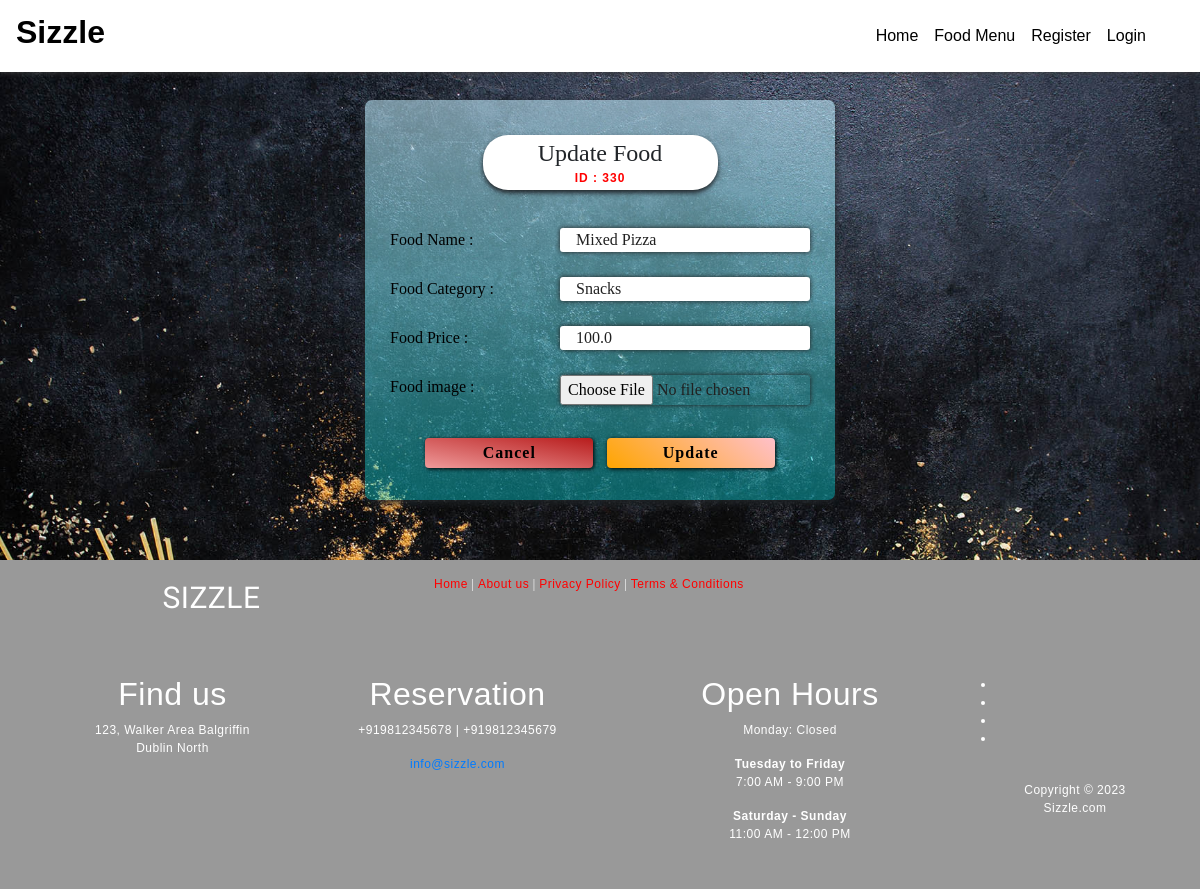
The page /getfood/33 on the database as committed earlier.
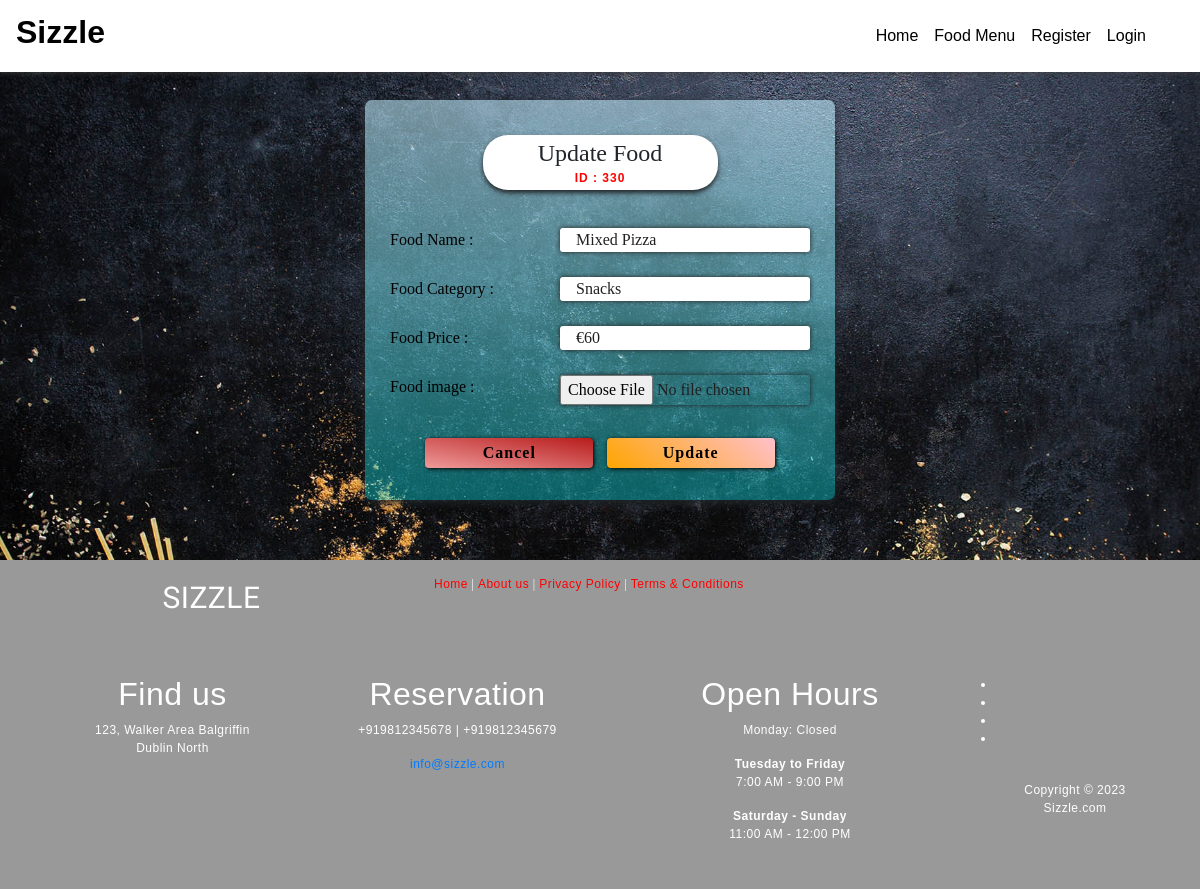
The same page on the database as committed later.
### Foodapp/models.py (models this page shows)
class Food(models.Model):
    FoodId = models.AutoField(primary_key=True)
    FoodName = models.CharField(max_length=30)
    FoodCat = models.CharField(max_length=30)
    FoodPrice = models.FloatField(max_length=15)
    FoodImage = models.ImageField(upload_to='media', default='')
    class Meta:
        db_table = "FP_Food"

### Foodapp/views.py (the view)
# urls.py: path('getfood/<int:FoodId>', views.getfood),
def getfood(request, FoodId):
    foods = Food.objects.get(FoodId=FoodId)
    return render(request, 'updatefood.html', {'f': foods})

### Templates/Foodapp/updatefood.html (shortened to what the changed rows need)
<!DOCTYPE html>
<html lang="en" dir="ltr">
  <head>
	{% load static %}
    <link rel="stylesheet" type="text/css" href="{% static 'css/imperial_style.css' %}" />
    <link rel="stylesheet" type="text/css" href="{% static 'css/master.css' %}" />
    <link rel="stylesheet" href="https://use.fontawesome.com/releases/v5.7.2/css/all.css">
    <link rel="stylesheet" href="https://use.fontawesome.com/releases/v5.3.1/css/all.css">
<link rel="stylesheet" href="https://stackpath.bootstrapcdn.com/bootstrap/4.4.1/css/bootstrap.min.css">
  </head>
    <nav class="navbar navbar-expand-lg navbar-light" style="position: fixed;width:100%;background-image: linear-gradient(180deg,#FFF,#FFF);box-shadow: 0px 0px 7px 0px #404040;">
      <a class="navbar-brand" href="/"><h2 style="color:black;font-family:sans-serif;font-weight:bolder;"><b>Sizzle</b></h2></a>
    </nav>
      <main>
        <center><div class="middle-admin-reg">
          <center ><legend style="margin-top:25px;box-shadow:0px 3px 5px;width:50%;background:white;border-radius:25px;font-family: 'Courgette', cursive;">Update Food<h5 style="font-size:50%;color:RED;padding-bottom:5px;letter-spacing:1px;"><b>ID : {{f.FoodId}}0</b></h5></legend></center>
          <div class="form-container">
            <form class="myform-container" enctype="multipart/form-data" action="/editfood/{{f.FoodId}}" method="post">{% csrf_token %}
            <span class="entry-box">Food Name : <input type="text" name="FoodName" value="{{f.FoodName}}"></span>
            <span class="entry-box">Food Category : <input type="text" name="FoodCat" value="{{f.FoodCat}}" required></span>
            <span class="entry-box">Food Price : <input type="tel" name="FoodPrice" maxlength="6"  value="{{f.FoodPrice}}" required></span>
            </form>
          </div>
        </div></center>
      </main>
    <footer id="footer" data-stellar-background-ratio="0.5" style="background-color:#999999">
        <div class="container">
            <div class="row">
                <div class="col-md-3 col-sm-8">
                    <div class="footer-info">
                        <div class="section-title">
                            <h2 class="wow fadeInUp" data-wow-delay="0.2s">Find us</h2>
                        </div>
                    </div>
                </div>
                <div class="col-md-3 col-sm-8">
                    <div class="footer-info">
                        <div class="section-title">
                            <h2 class="wow fadeInUp" data-wow-delay="0.2s">Reservation</h2>
                        </div>
                    </div>
                </div>
                <div class="col-md-4 col-sm-8">
                    <div class="footer-info footer-open-hour">
                        <div class="section-title">
                            <h2 class="wow fadeInUp" data-wow-delay="0.2s">Open Hours</h2>
                        </div>
                    </div>
                </div>
            </div>
        </div>
    </footer>
  </body>
</html>

Rows that differ between the two databases and show on the page:
changed Food "Mixed Pizza": FoodPrice "100.0" → "€60"
